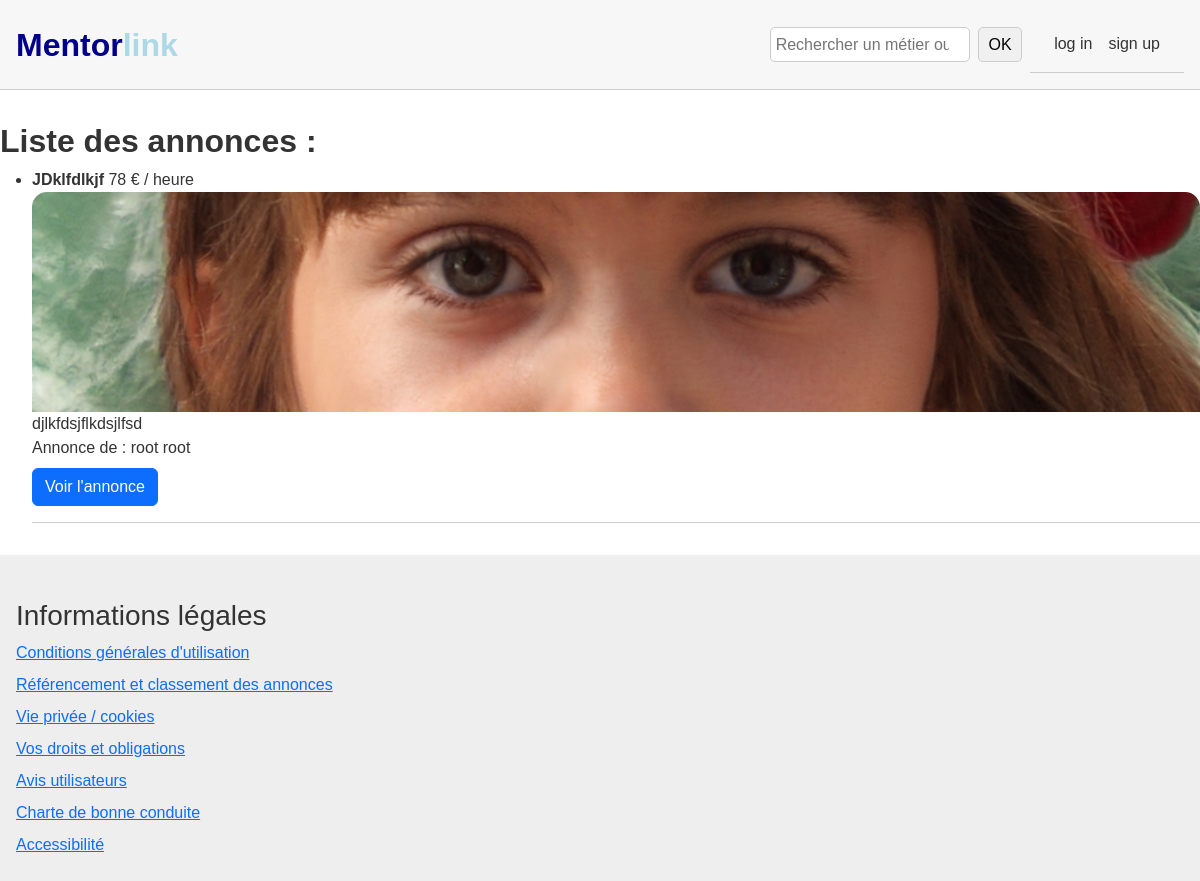
The app's page /, older data.
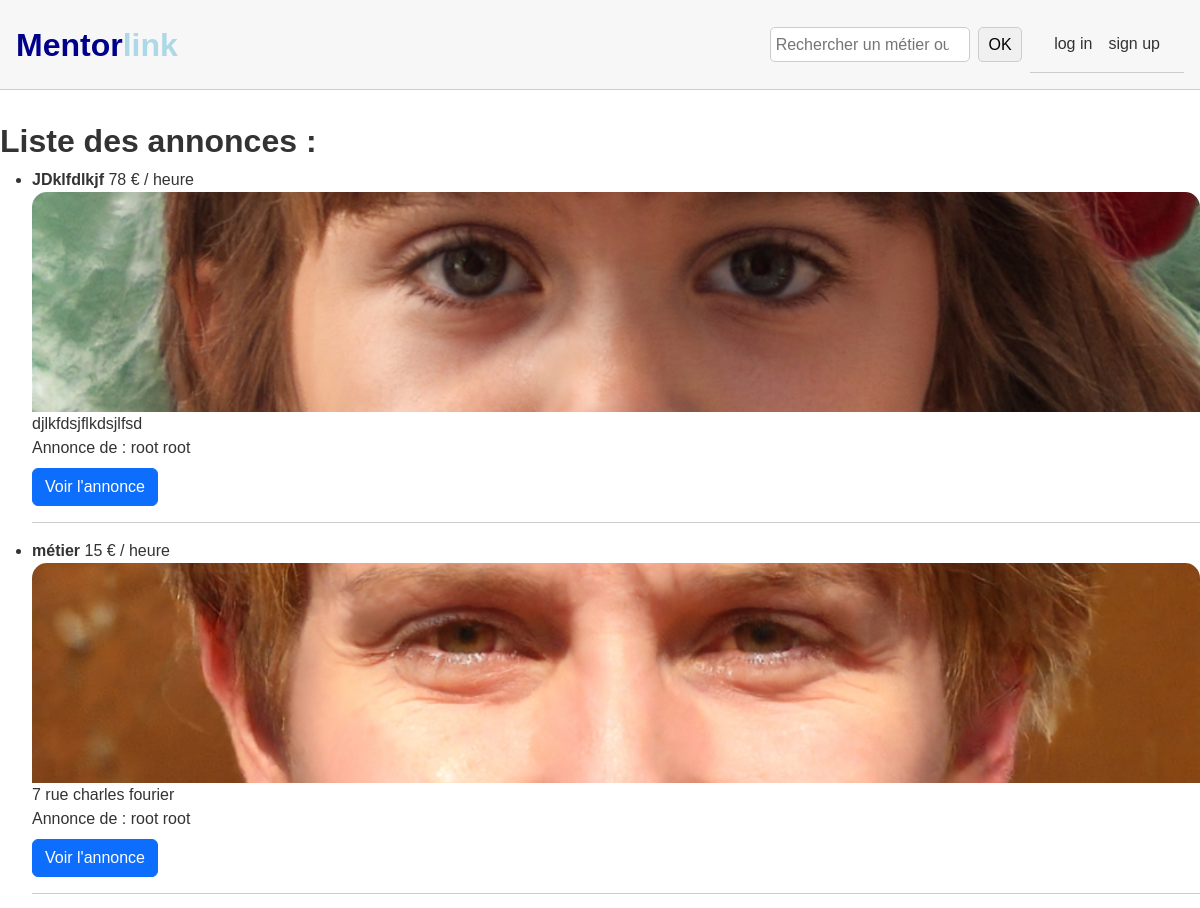
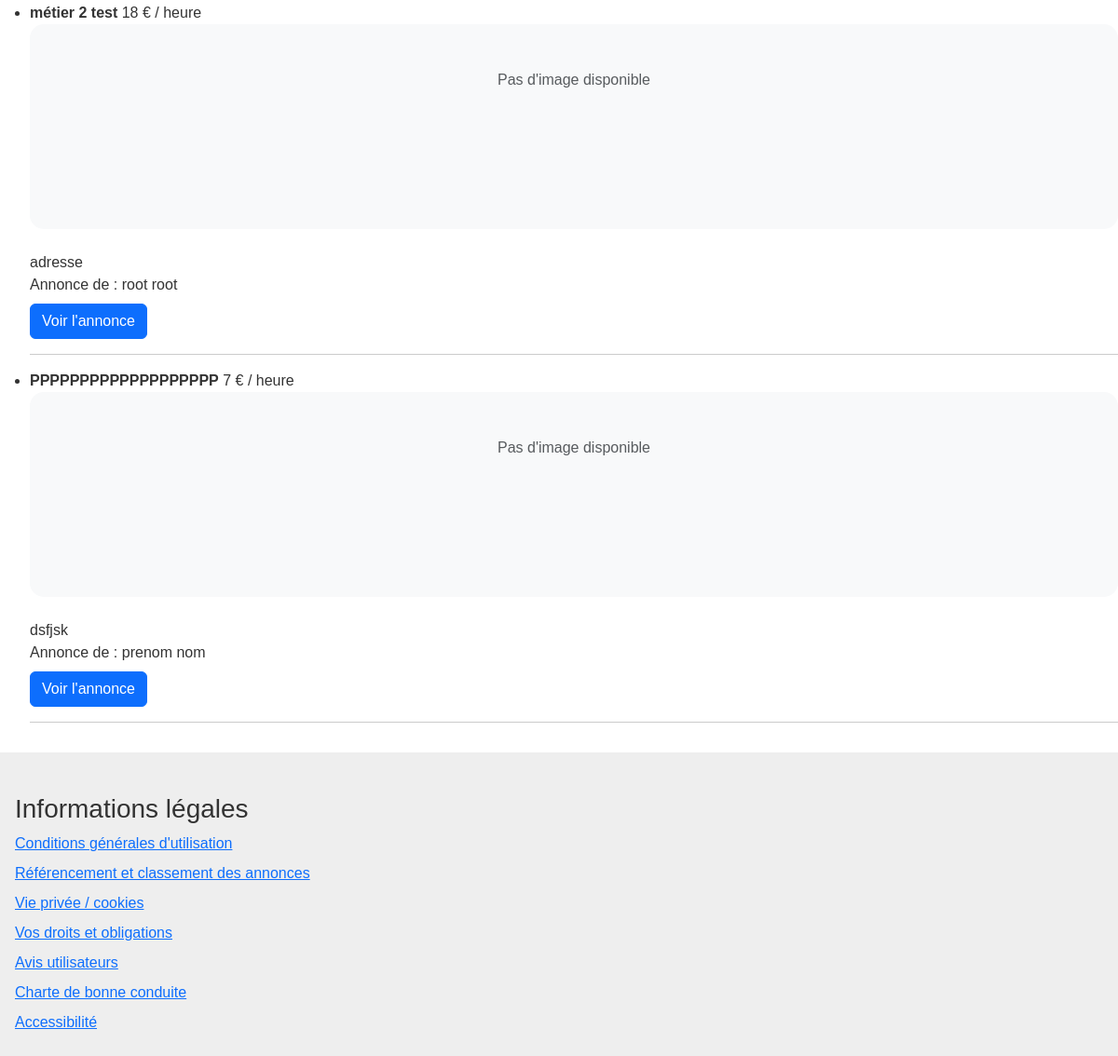
The same page, newer data (2 pictures, top to bottom).
### app_mentorlink/models.py (models this page shows, shortened)
class Annonce(models.Model):
    id = models.IntegerField(primary_key=True)
    prix = models.IntegerField()
    image = models.ImageField(upload_to='annonces/', null=True, blank=True)
    metier = models.CharField(max_length=1000)
    adresse = models.TextField()
    description = models.TextField(max_length=100000, null=True, blank=True)
    id_personnes = models.ForeignKey('Utilisateur', on_delete=models.CASCADE, null=True, blank=True)

class Utilisateur(AbstractUser):
    GENRE_CHOICES = [
        ('Homme', 'Homme'),
        ('Femme', 'Femme'),
        ('Autre', 'Autre'),
    ]
    date_naissance = models.DateField(
        blank=True,
        null=True,
        validators=[validate_birthdate]
    )
    civilite = models.CharField(max_length=10, choices=GENRE_CHOICES, null=True, blank=True)
    adresse = models.TextField()
    REQUIRED_FIELDS = ['first_name', 'last_name', 'email', 'date_naissance', 'civilite', 'adresse']
    groups = models.ManyToManyField(
        'auth.Group',
        verbose_name='groups',
        blank=True,
        related_name="utilisateur_groups",
        related_query_name="utilisateur",
    )
    user_permissions = models.ManyToManyField(
        'auth.Permission',
        verbose_name='user permissions',
        blank=True,
        related_name="utilisateur_permissions",
        related_query_name="utilisateur",
    )

### app_mentorlink/views.py (the view)
# urls.py: 2. Add a URL to urlpatterns:  path('', views.home, name='home')
def home(request):
    personnes = Utilisateur.objects.all()  # Récupère toutes les personnes
    annonces = Annonce.objects.all()  # Récupère toutes les annonces
    context = {'personnes': personnes, 'annonces': annonces}
    return render(request, 'home.html', context)

### app_mentorlink/templates/home.html (shortened to what this page needs)
{% extends "base.html" %}
{% block content %}
    <h2>Liste des annonces :</h2>
    <div class="annonce-list">
        <ul>
            {% for annonce in annonces %}
            <li>
                <div>
                    <strong>{{ annonce.metier }}</strong>
                    {{ annonce.prix }} € / heure<br>
                    {% if annonce.image %}
                        <img src="{{ annonce.image.url }}" class="card-img-top" alt="Image de l'annonce" style="height: 220px; object-fit: cover; border-top-left-radius: 15px; border-top-right-radius: 15px;">
                    {% else %}
                        <div class="bg-light text-center py-5" style="height: 220px; border-radius: 15px;">
                            <span class="text-muted">Pas d'image disponible</span>
                        </div>
                    {% endif %}<br>
                    {{ annonce.adresse }}<br>
                    Annonce de :
                    {% if annonce.id_personnes %}
                        {{ annonce.id_personnes.first_name }} {{ annonce.id_personnes.last_name }}
                    {% else %}
                        Utilisateur inconnu
                    {% endif %}<br>
                    <a href="{% url 'annonce_detail' annonce.id %}" class="btn btn-primary mt-2">Voir l'annonce</a>
                </div>
            </li>
            <hr>
            {% empty %}
                <li>Aucune annonce trouvée.</li>
            {% endfor %}
        </ul>
    </div>
{% endblock %}

### app_mentorlink/templates/base.html (shortened to what this page needs)
<!DOCTYPE html>
<html lang="fr" hx-debug="true">
<head>
    <link href="https://cdn.jsdelivr.net/npm/bootstrap@5.3.0/dist/css/bootstrap.min.css" rel="stylesheet">
</head>
<body>
    <header>
        <a href="{% url 'home' %}" class="logo-btn" style="text-decoration: none; color: inherit;">
            <span style="color:darkblue;">Mentor</span><span style="color:lightblue;">link</span>
        </a>
        <form action="{% url 'search' %}" method="get" style="display: inline-flex; margin: 0 0.5em;">
            <input type="search" name="q" placeholder="Rechercher un métier ou une description..."
                style="padding: 0.3em; border-radius: 5px; border: 1px solid #ccc; width: 200px;">
            <button type="submit" style="margin-left: 0.5em; padding: 0.3em 0.6em; background: #f0f0f0; border: 1px solid #ccc; border-radius: 5px;">
                OK
            </button>
        </form>
        {% if request.user.is_authenticated %}
            <nav>
                <a href="{% url 'depose_annonce' %}" style="text-decoration: none; color: inherit;">
                        Déposer une annonce
                </a>
                <a href="{% url 'mes_annonces' %}" style="text-decoration: none; color: inherit;">
                    Mes annonces
                </a>
                <a href="{% url 'profil' %}" style="text-decoration: none; color: inherit;">
                    Profil
                </a>
                <form action="{% url 'logout' %}" method="post" style="text-decoration: none; color: inherit;">
                    {% csrf_token %}
                    <button type="submit">Déconnexion</button>
                </form>
            </nav>
        {% else %}
            <nav>
                <a href="{% url 'login' %}" style="text-decoration: none; color: inherit;">
                    log in
                </a>
                <a href="{% url 'signup' %}" style="text-decoration: none; color: inherit;">
                    sign up
                </a>
            </nav>
        {% endif %}
    </header>
    <main>
        {% block content %}
        {% endblock %}
    </main>
    <footer>
        <div class="footer-legal">
            <h3>Informations légales</h3>
            <ul>
                <li><a href="#">Conditions générales d'utilisation</a></li>
                <li><a href="#">Référencement et classement des annonces</a></li>
                <li><a href="#">Vie privée / cookies</a></li>
                <li><a href="#">Vos droits et obligations</a></li>
                <li><a href="#">Avis utilisateurs</a></li>
                <li><a href="#">Charte de bonne conduite</a></li>
                <li><a href="#">Accessibilité</a></li>
            </ul>
        </div>
    </footer>
</body>
</html>

### app_mentorlink/templates/base.html (style rules this page uses)
body { font-family: Arial, sans-serif; color: #333; margin: 0; padding: 0; }
header, nav { display: flex; align-items: center; padding: 1em; background: #f7f7f7; border-bottom: 1px solid #ccc; }
nav a, nav button, nav input[type="search"] { margin: 0 0.5em; }
nav a, nav button { text-decoration: none; color: #333; background: none; border: none; cursor: pointer; }
h2, h3 { margin-top: 1em; }
.annonce-list { display: flex; flex-direction: column; gap: 1em; }
footer { padding: 1em; background: #eee; display: flex; }
.footer-legal { margin-right: 2em; }
.footer-legal ul { list-style: none; padding: 0; margin: 0; }
.footer-legal li { margin-bottom: 0.5em; }
.logo-btn { font-weight: bold; font-size: 2em; margin-right: auto; background: none; border: none; cursor: pointer; color: #333; }
h2 { font-weight: bold; }

Row changes from the older to the newer data that the page shows:
added Annonce: metier "métier", prix "15", image (picture), adresse "7 rue charles fourier", id_personnes.first_name "root", id_personnes.last_name "root"
added Annonce: metier "métier 2 test", prix "18", image "Pas d'image disponible", adresse "adresse", id_personnes.first_name "root", id_personnes.last_name "root"
added Annonce: metier "PPPPPPPPPPPPPPPPPPP", prix "7", image "Pas d'image disponible", adresse "dsfjsk", id_personnes.first_name "prenom", id_personnes.last_name "nom"
